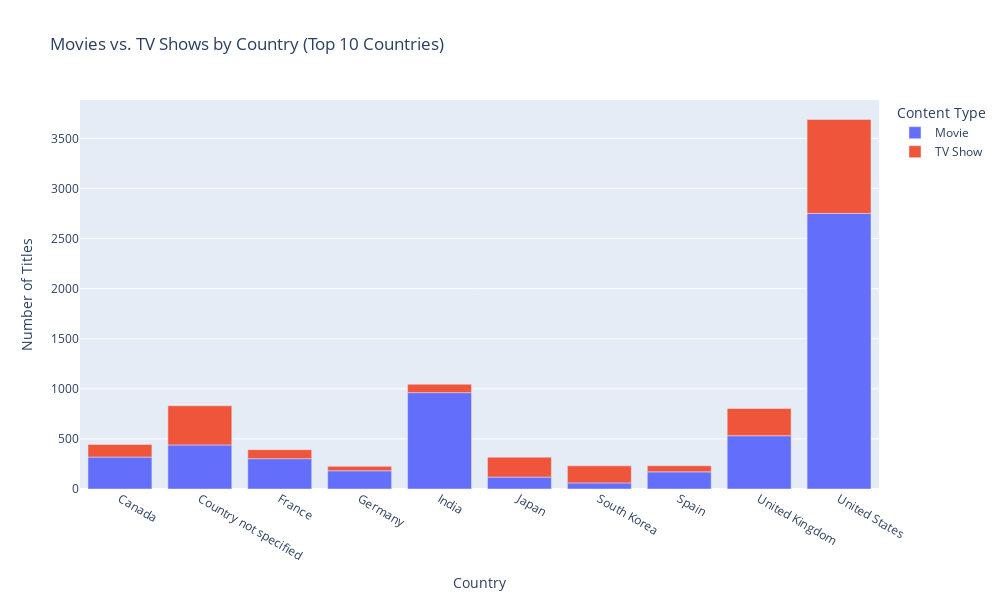

Notebook code cell kept with this figure:
### Code cell
# Group by country and type (Movies vs TV Shows)
country_type = df_top_countries.groupby(['country', 'type']).size().reset_index(name='Total Count')

# Plot a bar chart showing the distribution of content types by country
typeGraph = px.bar(country_type, 
                   x='country', 
                   y='Total Count', 
                   color='type', 
                   title='Movies vs. TV Shows by Country (Top 10 Countries)',
                   labels={'country': 'Country', 'Total Count': 'Number of Titles', 'type': 'Content Type'},
                   height=600, 
                   width=1000)
typeGraph.show()

### Figure 1 — Plotly figure (JSON) as saved in the notebook; plotly's stock layout.template omitted (floating-point values rounded to 4 significant figures)
{"data": [{"alignmentgroup": "True", "hovertemplate": "Content Type=Movie<br>Country=%{x}<br>Number of Titles=%{y}<extra></extra>", "legendgroup": "Movie", "marker": {"color": "#636efa", "pattern": {"shape": ""}}, "name": "Movie", "offsetgroup": "Movie", "orientation": "v", "showlegend": true, "textposition": "auto", "type": "bar", "x": ["Canada", "Country not specified", "France", "Germany", "India", "Japan", "South Korea", "Spain", "United Kingdom", "United States"], "xaxis": "x", "y": [319, 440, 303, 182, 962, 119, 61, 171, 532, 2751], "yaxis": "y"}, {"alignmentgroup": "True", "hovertemplate": "Content Type=TV Show<br>Country=%{x}<br>Number of Titles=%{y}<extra></extra>", "legendgroup": "TV Show", "marker": {"color": "#EF553B", "pattern": {"shape": ""}}, "name": "TV Show", "offsetgroup": "TV Show", "orientation": "v", "showlegend": true, "textposition": "auto", "type": "bar", "x": ["Canada", "Country not specified", "France", "Germany", "India", "Japan", "South Korea", "Spain", "United Kingdom", "United States"], "xaxis": "x", "y": [126, 391, 90, 44, 84, 199, 170, 61, 272, 938], "yaxis": "y"}], "layout": {"barmode": "relative", "height": 600, "legend": {"title": {"text": "Content Type"}, "tracegroupgap": 0}, "title": {"text": "Movies vs. TV Shows by Country (Top 10 Countries)"}, "width": 1000, "xaxis": {"anchor": "y", "autorange": true, "domain": [0, 1], "range": [-0.5, 9.5], "title": {"text": "Country"}, "type": "category"}, "yaxis": {"anchor": "x", "autorange": true, "domain": [0, 1], "range": [0, 3883.0], "title": {"text": "Number of Titles"}, "type": "linear"}}}
